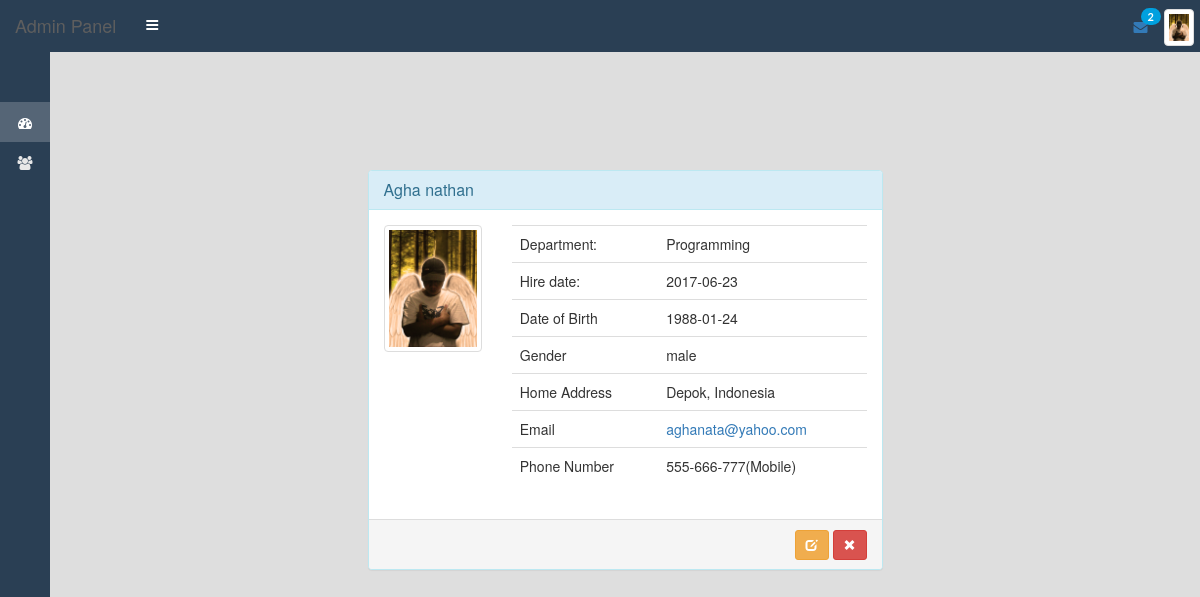
Screenshot of /page.php?page=showuser&id=1 (signed in) with the database file from the repository.
### tables this page shows
CREATE TABLE IF NOT EXISTS `users` (
  `id` int(11) NOT NULL AUTO_INCREMENT,
  `username` varchar(50) NOT NULL,
  `password` varchar(50) NOT NULL,
  `firstname` varchar(100) NOT NULL,
  `lastname` varchar(100) NOT NULL,
  `status` varchar(100) NOT NULL,
  `picture` varchar(100) NOT NULL,
  `department` varchar(100) NOT NULL,
  `hiredate` date NOT NULL,
  `birthdate` date NOT NULL,
  `gender` varchar(10) NOT NULL,
  `address` text NOT NULL,
  `email` varchar(100) NOT NULL,
  `phone` varchar(50) NOT NULL,
  PRIMARY KEY (`id`)
);

### pages/showuser.php (the view, shortened to what this page needs)
<?php
@include "./config/config.inc.php";
$id = $_GET['id'];
$data	= "SELECT * FROM users WHERE id='$id'";
$result	= mysqli_query($con,$data);
$row	= mysqli_fetch_array($result);
?>
<div style="padding-top:100px;" class="col-xs-12 col-sm-12 col-md-6 col-lg-6 col-xs-offset-0 col-sm-offset-0 col-md-offset-3 col-lg-offset-3 toppad">
	<div class="panel panel-info">
		<div class="panel-heading">
			<h3 class="panel-title"><?php echo $row[firstname];?>&nbsp;<?php echo $row[lastname];?></h3>
		</div>
		<div class="panel-body">
			<div class="row">
				<div class="col-md-3 col-lg-3 " align="center"> <img alt="User Pic" src="./profile/<?php echo $row[picture];?>" class="img-thumbnail img-responsive"></div>
				<div class=" col-md-9 col-lg-9 ">
					<table class="table table-user-information">
						<tbody>
							<tr>
								<td>Department:</td>
								<td><?php echo $row[department];?></td>
							</tr>
							<tr>
								<td>Hire date:</td>
								<td><?php echo $row[hiredate];?></td>
							</tr>
							<tr>
								<td>Date of Birth</td>
								<td><?php echo $row[birthdate];?></td>
							</tr>
							<tr>
								<td>Gender</td>
								<td><?php echo $row[gender];?></td>
							</tr>
							<tr>
								<td>Home Address</td>
								<td><?php echo $row[address];?></td>
							</tr>
							<tr>
								<td>Email</td>
								<td><a href="<?php echo $row[email];?>"><?php echo $row[email];?></a></td>
							</tr>
								<td>Phone Number</td>
								<td><?php echo $row[phone];?>(Mobile)</td>
						</tbody>
					</table>
				</div>
			</div>
		</div>
		<div class="panel-footer" style="height:50px;">
			<span class="pull-right">
				<a data-toggle="modal" data-target="#usuario" type="button" class="btn btn-sm btn-warning"><i class="glyphicon glyphicon-edit"></i></a>
				<a href="./page.php?page=users" type="button" class="btn btn-sm btn-danger"><i class="glyphicon glyphicon-remove"></i></a>
			</span>
		</div>
	</div>
</div>

### page.php (style rules this page uses)
body { background-color: #dedede; }

### rows the page displays
users: firstname "Agha", lastname "nathan", picture (picture), department "Programming", hiredate "2017-06-23", birthdate "1988-01-24", gender "male", address "Depok, Indonesia", email "aghanata@yahoo.com", phone "555-666-777"

### other values shown
$jumlahData "2"
